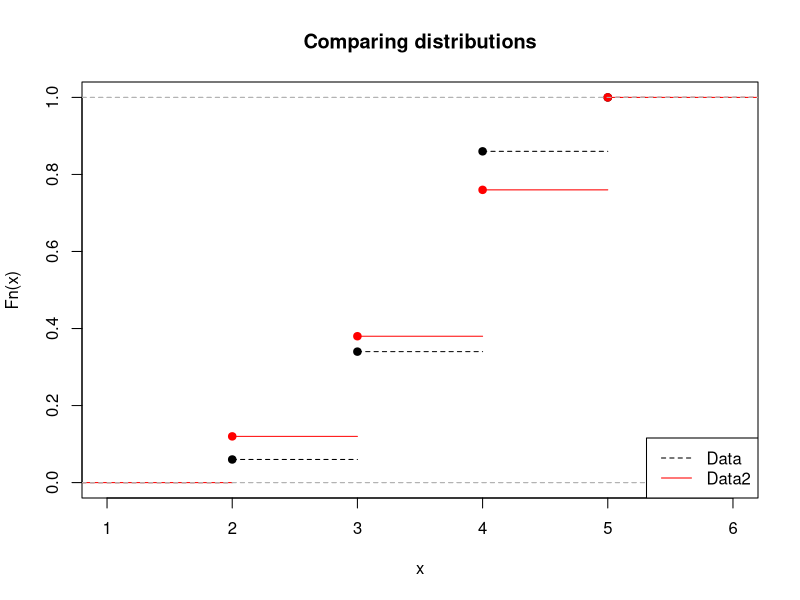
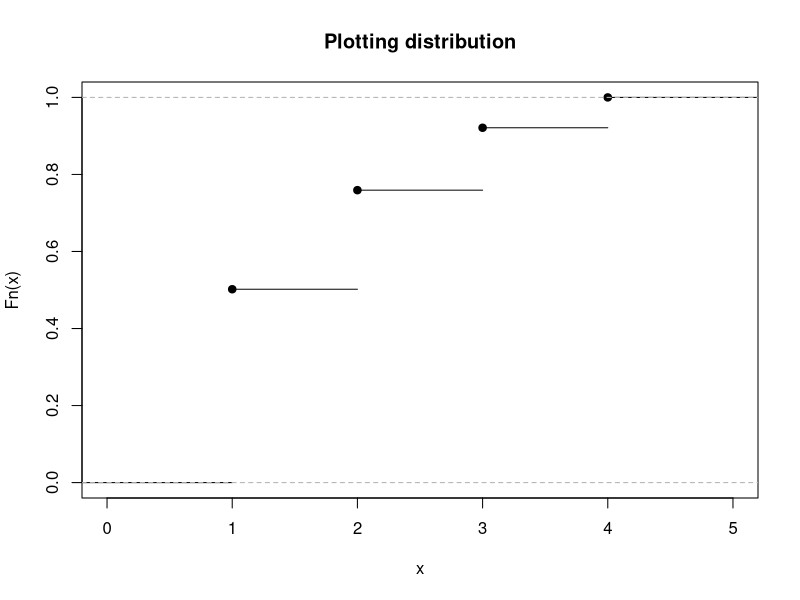
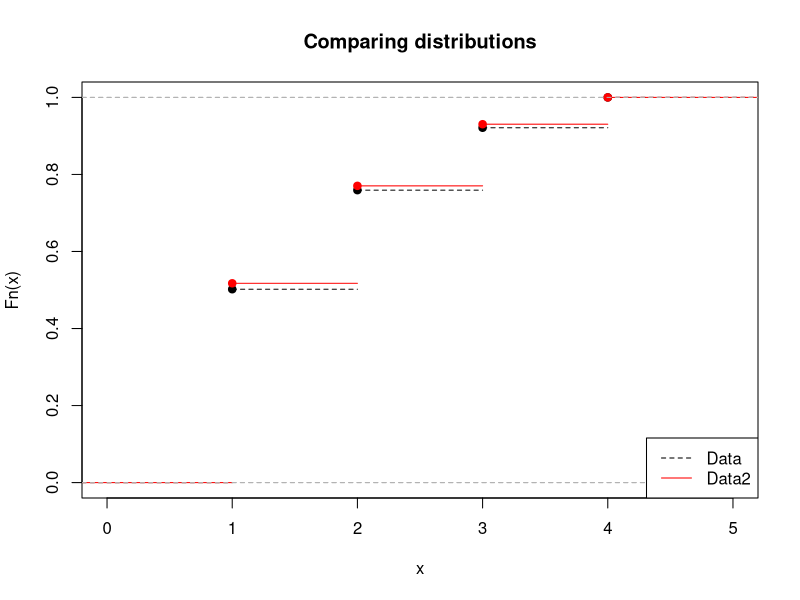

Source code (R) for these figures, in order:
## ---- chunk 1
# Generate some data
data = rbinom(50, 4, 0.7) + 1

# Calculate empirical cumulative distribution function
p = ecdf(data)

# Plot empirical cumulative distribution function
plot(p, lty=2, main='Comparing distributions')

# add another distribuition
data2 = rbinom(50, 4, 0.7) + 1
p_norm = ecdf(data2)
lines(p_norm, lty = 1, col='red')

# Add a legend
legend("bottomright", legend = c("Data", "Data2"), lty = c(2, 1), col = c("black", "red"))

## ---- chunk 2
# Set the seed for reproducibility
#set.seed(112)

# Parameters
n_customers <- 500  # Number of customers
prob_purchase <- 0.1  # Probability of making a purchase

# Use rbinom to generate data
purchases <- rbinom(n_customers, 1, prob_purchase)

# View the first few results
head(purchases)
## ---- chunk 3
# Set the number of observations
n <- 5000

# Set the beta coefficients
beta1 <- 0.80
beta2 <- 1.25
sigma <- 1

# Generate the random variables x_i1 and x_i2
x_i1 <- 3*runif(n, 0, 1) + 1
x_i2 <- 2*runif(n, 0, 1) - 1

# Generate the error term e_i
e_i <- qnorm(runif(n, 0, 1))

# Compute y_i for each observation
y_i <- beta1 * x_i1 + beta2 * x_i2 + sigma * e_i
## ---- chunk 4
# Set the number of observations
n <- 5000

# Set the beta coefficients
beta1_2 <- 0.75
beta2_2 <- 1.25
sigma_2 <- 1

# Generate the random variables x_i1 and x_i2
x_i1 <- 3*runif(n, 0, 1) + 1
x_i2 <- 2*runif(n, 0, 1) - 1

# Generate the error term e_i
e_i <- qnorm(runif(n, 0, 1))

# Compute y_i for each observation
y_i_2 <- beta1_2 * x_i1 + beta2_2 * x_i2 + sigma_2 * e_i
## ---- chunk 5
print(y_i)
## ---- chunk 6
# Define the four-category variable
Y_C_four_categories <- ifelse(y_i <= 2, 1,
               ifelse(y_i > 2 & y_i <= 3, 2,
                      ifelse(y_i > 3 & y_i <= 4, 3, 4)))

print(Y_C_four_categories)

# Define the four-category variable
Y_C_four_categories_2 <- ifelse(y_i_2 <= 2, 1,
               ifelse(y_i_2 > 2 & y_i_2 <= 3, 2,
                      ifelse(y_i_2 > 3 & y_i_2 <= 4, 3, 4)))

print(Y_C_four_categories_2)
## ---- chunk 7
p = ecdf(Y_C_four_categories)

# Plot empirical cumulative distribution function
plot(p, lty=1, main='Plotting distribution')
## ---- chunk 8
# Calculate empirical cumulative distribution function
p = ecdf(Y_C_four_categories)

# Plot empirical cumulative distribution function
plot(p, lty=2, main='Comparing distributions')

# add another distribuition
data2 = rbinom(50, 4, 0.7) + 1
p_2 = ecdf(Y_C_four_categories_2)
lines(p_2, lty = 1, col='red')

# Add a legend
legend("bottomright", legend = c("Data", "Data2"), lty = c(2, 1), col = c("black", "red"))

## ---- chunk 9
# Load necessary libraries
library(dplyr)

# Function to perform the discrete KS test
discrete_ks_test <- function(x, y) {
  # Calculate empirical cdfs
  x_ecdf <- ecdf(x)
  y_ecdf <- ecdf(y)
  
  # Discrete KS statistic
  ks_stat <- max(abs(x_ecdf(unique(c(x, y))) - y_ecdf(unique(c(x, y)))))
  
  # Return KS statistic
  return(ks_stat)
}

# Function to perform the chi-square test
chi_square_test <- function(x, y) {
  # Create contingency table
  table <- table(factor(x, levels = unique(c(x, y))), factor(y, levels = unique(c(x, y))))
  
  # Perform chi-square test
  chi_sq_result <- chisq.test(table)
  
  # Return chi-square statistic
  return(chi_sq_result$statistic)
}
## ---- chunk 10
# Set the number of observations
n <- 50

# Generate the random variables x_i1 and x_i2
x_i1 <- 3*runif(n, 0, 1) + 1
x_i2 <- 2*runif(n, 0, 1) - 1

# Generate the error term e_i
e_i <- qnorm(runif(n, 0, 1))


# Function to run Monte Carlo simulations
run_simulation <- function(n, dist_shape) {
  x_i1 <- 3*runif(n, 0, 1) + 1
  x_i2 <- 2*runif(n, 0, 1) - 1
  e_i <- qnorm(runif(n, 0, 1))
  
  # Generate data according to specified distribution shape
  if (dist_shape == "right skewed") {
    # Set the beta coefficients
    beta1 <- 0.80
    beta2 <- 1.25
    sigma <- 1
    beta1_2 <- 0.75
    beta2_2 <- 1.25
    sigma_2 <- 1
    
    x <- beta1 * x_i1 + beta2 * x_i2 + sigma * e_i
    y <- beta1_2 * x_i1 + beta2_2 * x_i2 + sigma_2 * e_i
  } else if (dist_shape == "left skewed") {
    # Set the beta coefficients
    beta1 <- 1.70
    beta2 <- 1.25
    sigma <- 1
    beta1_2 <- 1.75
    beta2_2 <- 1.25
    sigma_2 <- 1
    
    x <- beta1 * x_i1 + beta2 * x_i2 + sigma * e_i
    y <- beta1_2 * x_i1 + beta2_2 * x_i2 + sigma_2 * e_i
  } else if (dist_shape == "bimodal") {
    # Set the beta coefficients
    beta1 <- 1
    beta2 <- 1
    sigma <- 3.5
    beta1_2 <- 1
    beta2_2 <- 1
    sigma_2 <- 4
    
    x <- beta1 * x_i1 + beta2 * x_i2 + sigma * e_i
    y <- beta1_2 * x_i1 + beta2_2 * x_i2 + sigma_2 * e_i
  } else if (dist_shape == "uniform") {
    # Set the beta coefficients
    beta1 <- 1
    beta2 <- 1.5
    sigma <- 1
    beta1_2 <- 1
    beta2_2 <- 1
    sigma_2 <- 1
    
    x <- beta1 * x_i1 + beta2 * x_i2 + sigma * e_i
    y <- beta1_2 * x_i1 + beta2_2 * x_i2 + sigma_2 * e_i
  }
  
  # Perform tests
  ks_stat <- discrete_ks_test(x, y)
  chi_sq_stat <- chi_square_test(x, y)
  
  return(c(ks_stat, chi_sq_stat))
}
## ---- chunk 11
# Parameters
n_simulations <- 100
distribution_shapes <- c("right skewed", "left skewed", "bimodal", "uniform")

# Run simulations
results <- data.frame()
for (dist_shape in distribution_shapes) {
  for (i in 1:n_simulations) {
    res <- run_simulation(n, dist_shape)
    results <- rbind(results, c(dist_shape, res[1], res[2]))
  }
  
}

# Convert results to dataframe
colnames(results) <- c("Distribution", "KS_Statistic", "Chi_Square_Statistic")
results <- as.data.frame(results)
results$KS_Statistic <- as.numeric(as.character(results$KS_Statistic))
results$Chi_Square_Statistic <- as.numeric(as.character(results$Chi_Square_Statistic))
print(results)

# Analyze results
summary_results <- results %>%
  group_by(Distribution) %>%
  summarize(
    Mean_KS_Stat = mean(KS_Statistic),
    Mean_Chi_Square_Stat = mean(Chi_Square_Statistic)
  )

print(summary_results)

